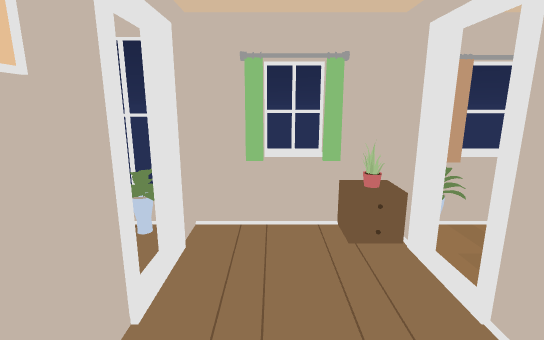
View 1 (above)

12 first-person views from a walk through a Unity game level. The camera is 1.4 m above the floor, tilts 12° down and sees 85° across. Doors are open. The floor is counted in squares, 0.5 m on a side. Each view is taken from the middle of a square. On the plan, view 1 faces up. The plan holds only what a view shows up to about 20 squares ahead; the rest is blank. The place goes on beyond the plan. The player character is not drawn.

View 2
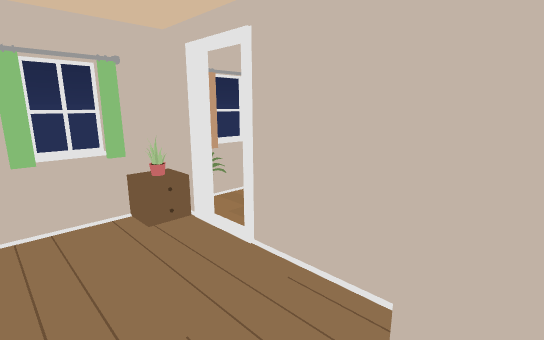

View 3
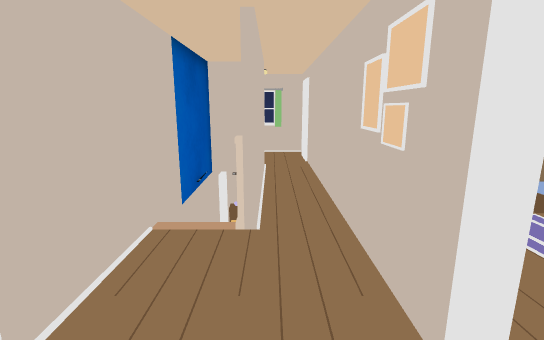

View 4
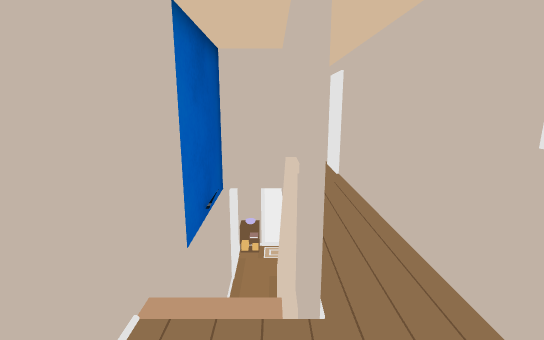

View 5
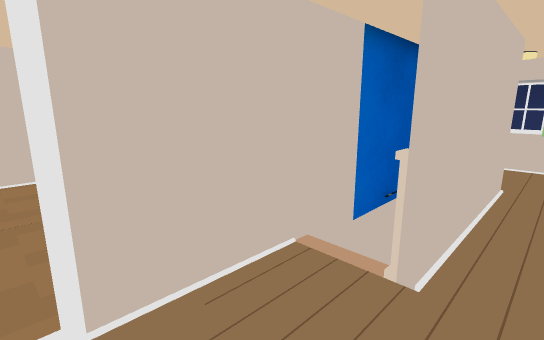

View 6
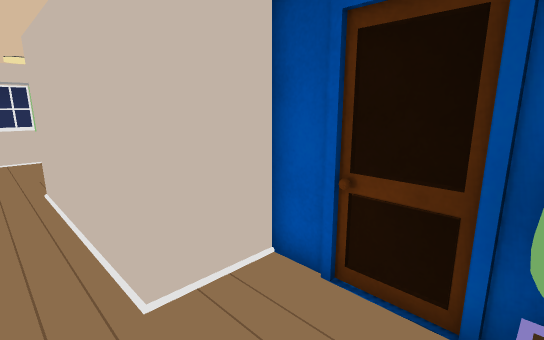

View 7
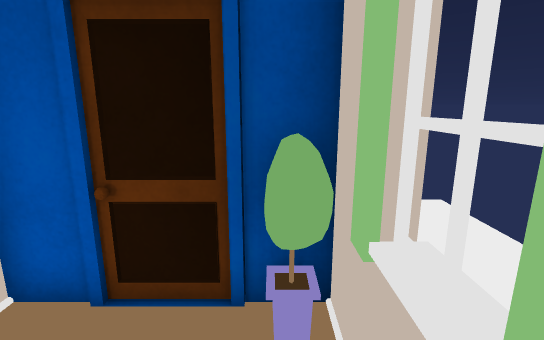

View 8
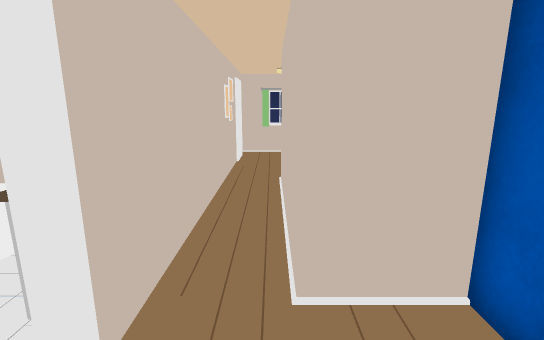

View 9
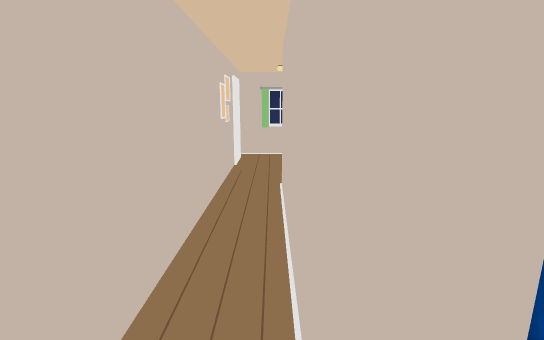

View 10
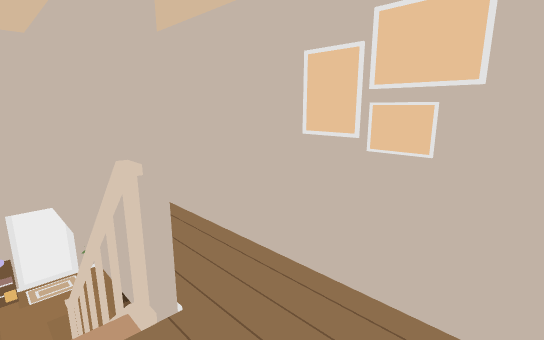

View 11
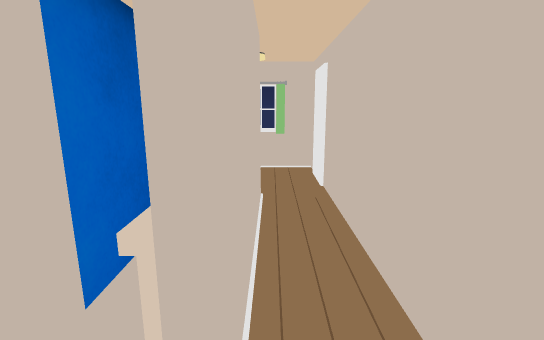

View 12
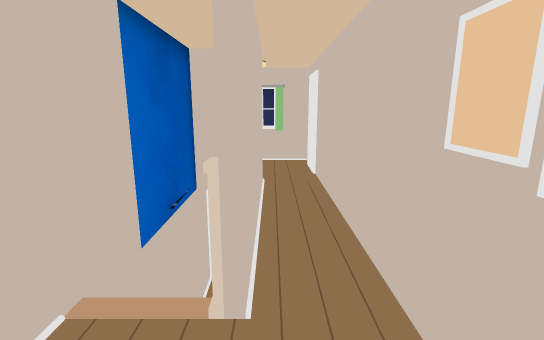

### Floor plan
Points are (right, up) in squares from view 1. A wall is a line through its corners. A room is listed if a view was taken in it or the views show most of it. See-through windows are left out.
Room 1 (views 1, 2, 3, 4, 5, 10, 11, 12)
walls: (0.6, -0.5) (0.6, -6.6); (0.7, -0.9) (0.7, -0.4); (2.9, 2.4) (2.9, 3.6); (-1.9, 3.6) (-1.9, -5.6); (-1.9, -6.4) (-1.9, -9.6); (1.5, 6.9) (-1.9, 6.9) (-1.9, 5.9); (0.9, -8.1) (0.4, -8.1) (0.4, -0.5) (0.8, -0.5) (0.8, -6.9); (2.9, -8.1) (1.1, -8.1); (2.9, -9.4) (2.9, 1.6)
ways out: opening at (0.5, -10.5) to room 2; open door at (-1.5, -10.5) to room 2; open door at (2.5, -10.5) to room 2; open door at (2.5, 4.5) to room 3; open door at (-2, 4.5)
Room 2 (views 6, 7, 8, 9)
walls: (-1.9, -12.9) (2.9, -12.9) (2.9, -9.4)
ways out: opening at (0.5, -10.5) to room 1; open door at (-1.5, -10.5) to room 1; open door at (2.5, -10.5) to room 1; open door at (0.5, -13)
objects: other object (2, -12)
Room 3 (no view inside)
walls: (2.9, 5.7) (2.9, 6.9) (1.5, 6.9)
ways out: open door at (2.5, 4.5) to room 1

Positions as (right, up) in squares from view 1, and headings:
1: (0, 0), facing up
2: (-1, -1), facing up-right
3: (0, 6), facing down
4: (1, 3), facing down
5: (-1, 4), facing down-right
6: (-1, -12), facing up-right
7: (-1, -12), facing right
8: (0, -12), facing up
9: (0, -11), facing up
10: (2, 3), facing down-left
11: (0, 1), facing down
12: (0, 3), facing down
